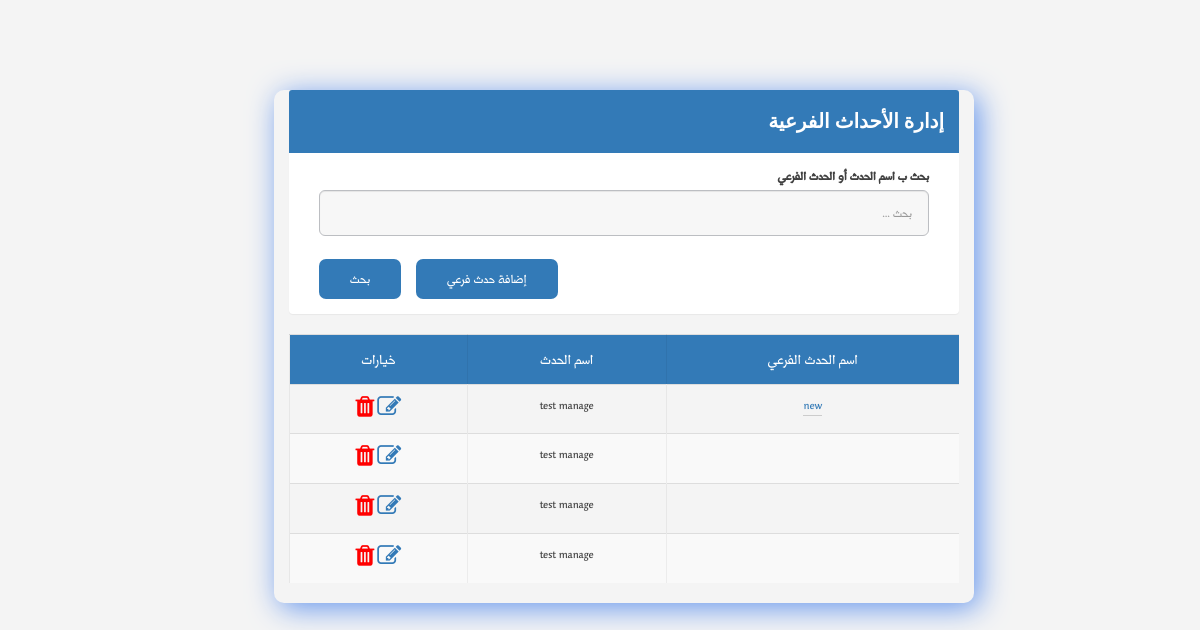
The page /manageSubEvent.php on the database as committed earlier.
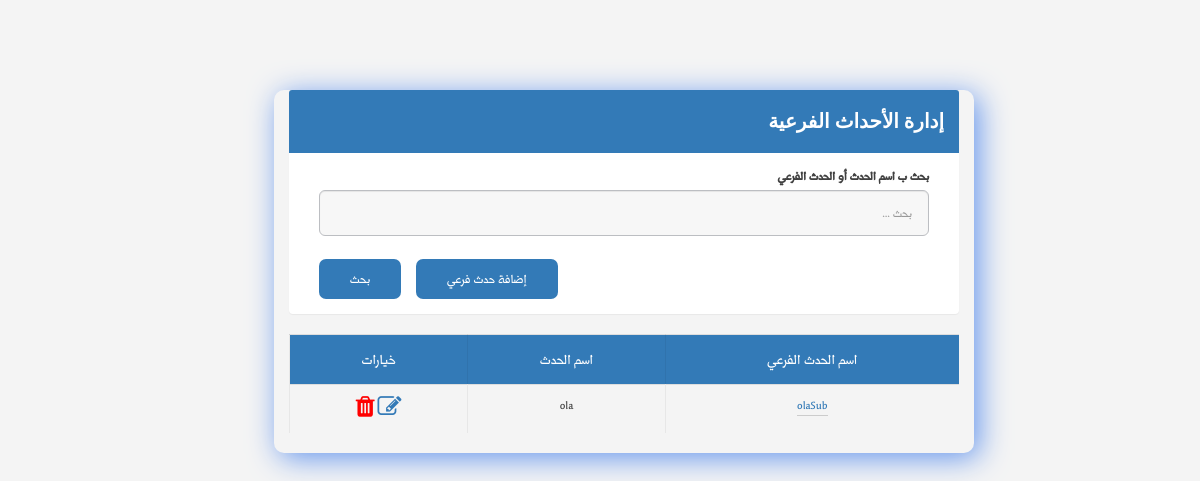
The same page on the database as committed later.
### tables this page shows
CREATE TABLE `subevent` (
  `subevent_ID` int(6) NOT NULL,
  `event_ID` int(5) NOT NULL,
  `nameSubEvent` varchar(30) NOT NULL,
  `description_subevent` varchar(150) NOT NULL
);

CREATE TABLE `event` (
  `event_ID` int(5) NOT NULL,
  `name_Event` varchar(30) NOT NULL,
  `descrption_Event` varchar(200) NOT NULL,
  `sartDate_Event` date NOT NULL,
  `endDate_Event` date NOT NULL,
  `location_Event` varchar(30) NOT NULL,
  `organization_name_Event` varchar(30) NOT NULL,
  `eventLink` varchar(140) NOT NULL,
  `maxNumOfAttendee` int(11) NOT NULL,
  `organizer_ID` int(11) NOT NULL,
  `VIPCode` int(5) NOT NULL
);

### manageSubEvent.php (the view, shortened to what this page needs)
<?php
require_once 'php/connectTosql.php';
 if (isset($_GET['searchValue']) && $_GET['searchValue'] != '') {
  $searchValue = $_GET['searchValue'];
  $query = mysqli_query($con, $sql = "SELECT se.nameSubEvent,e.name_Event,se.event_ID,se.subevent_ID,e.event_ID
  FROM event e INNER JOIN subevent se ON e.event_ID = se.event_ID
  where nameSubEvent like '%$searchValue%' or  e.name_Event like '%$searchValue%'"
  ) or die(mysqli_error($con));
 }
 else {
   $query = mysqli_query($con, $sql = "SELECT se.nameSubEvent,e.name_Event,se.event_ID,se.subevent_ID,e.event_ID
	  FROM event e INNER JOIN subevent se ON e.event_ID = se.event_ID") or die(mysqli_error($con));
  }
 ?>
	<!DOCTYPE html>
	<html>
	<link rel="stylesheet" href="https://unpkg.com/purecss@1.0.0/build/pure-min.css">
	<link rel="stylesheet" href="css/layouts/custom.css">
	<link rel="stylesheet" href="css/font-awesome.min.css">
	<link rel="stylesheet" href="css/icon.css">
	<link rel="stylesheet" href="css/bootstrap.min.css">
	<link rel="stylesheet" href="css/main-rtl.css">
	</head>
	<body>
	  <div class="mainContent">
	    <div class="container">
	      <div class="panel panel-primary">
	        <div class="panel-heading">
	          <h4 class="panelTitle">إدارة الأحداث الفرعية</h4>
	        </div>
	        <div class="panel-body">
	          <form action="manageSubEvent.php" class="manageSubEventFrm" method="Get">
	            <div class="col-md-12">
	              <div class="form-group form-group-lg">
	                <label for="eventName" class="control-label"> بحث ب اسم الحدث أو الحدث الفرعي </label>
	                <input type="text" class="form-control" id="txtSubEventName" name="searchValue" placeholder="بحث ...">
	              </div>
	            </div>
	            <div class="col-md-12">
	              <div class="form-group form-group-lg">
	                 <input type="submit" value="بحث" name="update"  class="btn btn-nor-primary btn-sm">
	                 <a class="btn btn-nor-primary btn-sm" href="addSubEvent.php"> إضافة حدث فرعي</a>
	              </div>
	            </div>
	          </form>
	        </div>
	      </div>
	    <table class="table table-striped">
	      <tr>
	        <th>  اسم الحدث الفرعي</th>
	        <th> اسم الحدث </th>
	        <th> خيارات </th>
	      </tr>
	          <?php
 while ($row = mysqli_fetch_array($query)):
  echo "<tr>";
  echo "<td><a  href='subEventDetails.php?subeventid=" . $row['subevent_ID'] . "'>" . $row['nameSubEvent'] . "</a></td>";
  echo "<td>" . $row['name_Event'] . "</td>";
  echo "<td> <a id='aEditsubEvent' href='editSubEvent.php?subeventid=" . $row['subevent_ID'] . "'><span class='fa fa-edit' style='font-size:24px;'></span></a>
				     <a href='#' id='aDeletEvent' class='adelete' data-id=" . $row['subevent_ID'] . "><span  class=' fa fa-trash' style='font-size:24px;color:red;  '></span> </a></td>
				      </tr>";
  ?>
		         <?php endwhile;?>
	  </table>
	 </div>
	</body>
	</html>

Rows that differ between the two databases and show on the page:
removed subevent: nameSubEvent "new", event_ID.name_Event "test manage"
removed subevent: event_ID.name_Event "test manage"
removed subevent: event_ID.name_Event "test manage"
removed subevent: event_ID.name_Event "test manage"
added subevent: nameSubEvent "olaSub", event_ID.name_Event "ola"
